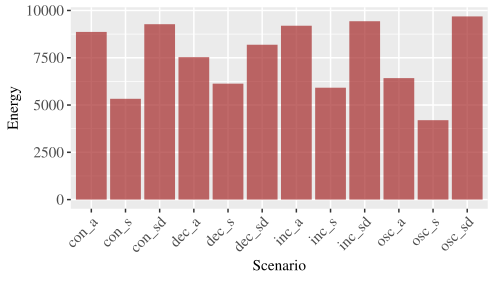

Recreate this plot in R.
library(ggplot2)
library(reshape2)
library(gtable)
library(scales)

reader <- read.csv2("/home/vinicius/PIPEL2/resultados/graficosr/energy.csv", sep=";")


#ggplot(reader, aes(x=Scenario,y=Speedup)) + geom_boxplot()

# create dummy data
#data <- data.frame(  name=letters[1:5],  value=sample(seq(4,15),5),  sd=c(1,0.2,3,2,4))

ggplot(reader) +
  geom_bar( aes(x=Scenario, y=Energy), stat="identity", fill="brown", alpha=0.7) +
  #geom_errorbar( aes(x=Scenario, ymin=Energy-sd, ymax=Energy+sd), width=0.4, colour="black", alpha=0.9, size=0.5)+
  theme(text=element_text(family="Times"),axis.text.x=element_text(size=11,angle = 45, hjust = 1),axis.text.y=element_text(size=11))
